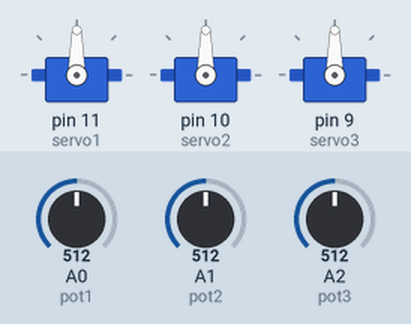
The sketch below on a simulated Arduino Uno, built with avr-gcc and run on an emulated ATmega328P. Parts: 3 × servo. The inputs (shaded band) are chosen by the test bench; at power-on: A0 (pot1) = 512, A1 (pot2) = 512, A2 (pot3) = 512.

Above: at 1.2 s.
1.3 s: A0 (pot1) set to 716
At 2.0 s:
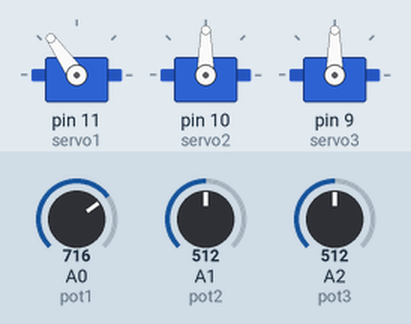
2.8 s: A1 (pot2) set to 716
At 3.1 s:
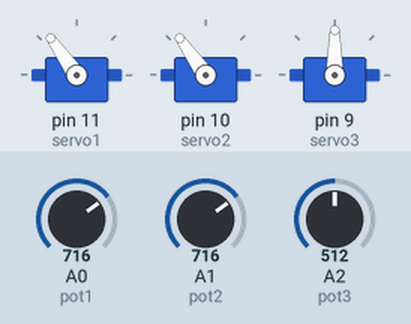
4.3 s: A2 (pot3) set to 716
At 4.7 s:
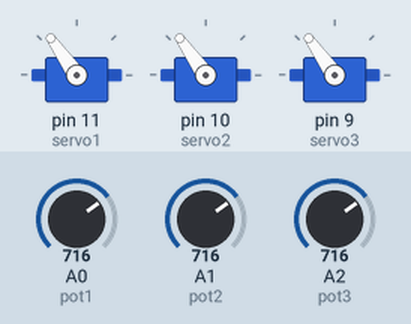
5.8 s: A0 (pot1) set to 900
At 6.9 s:
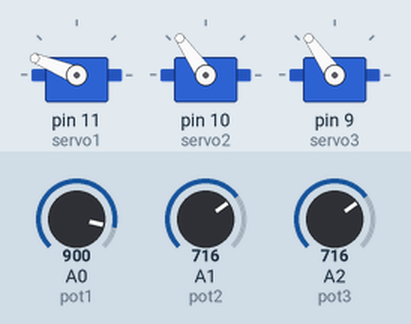
7.3 s: A1 (pot2) set to 900
At 7.9 s:
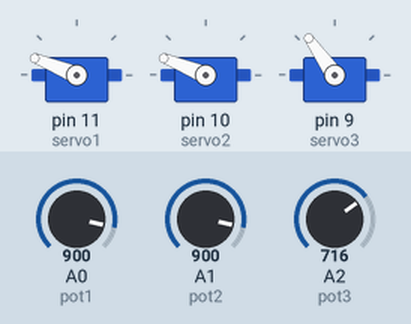
8.8 s: A2 (pot3) set to 900
At 10.1 s:
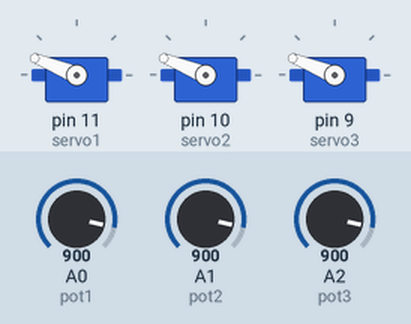
Timing chart, 0 to 11.3 s (numbered marks = the images above; inputs shaded):
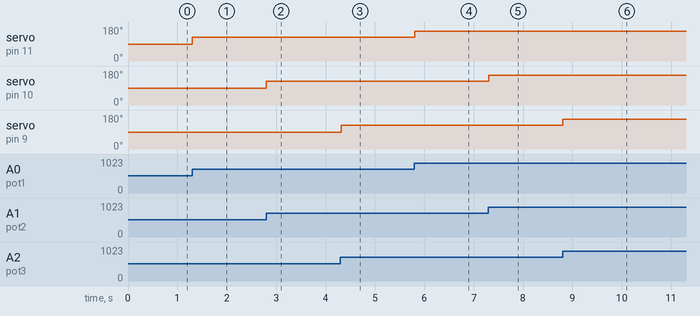

The sketch:

Robot-arm-based-on-arduino.ino
```cpp
#include <Servo.h>
Servo servo1;
Servo servo2;
Servo servo3;

int pot1 = A0;
int pot2 = A1;
int pot3 = A2;

int valPot1;
int valPot2;
int valpot3;

void setup()
{
  servo1.attach(11);
  servo2.attach(10);
  servo3.attach(9);
}

void loop()
{
  valPot1 = analogRead(pot1);
  valPot1 = map (valPot1, 0, 1023, 0, 180);
  servo1.write(valPot1);
  delay(5);

  valPot2 = analogRead(pot2);
  valPot2 = map (valPot2, 0, 1023, 0, 180);
  servo2.write(valPot2);
  delay(5);

  valpot3 = analogRead(pot3);
  valpot3 = map (valpot3, 0, 1023, 0, 180);
  servo3.write(valpot3);
  delay(5);
}
```

Measured:
- after the input at 1.3 s, servo on pin 11 (servo1): 90° → 125° at once
- after the input at 2.8 s, servo on pin 10 (servo2): 90° → 125° at once
- after the input at 4.3 s, servo on pin 9 (servo3): 90° → 125° at once
- after the input at 5.8 s, servo on pin 11 (servo1): 125° → 158° at once
- after the input at 7.3 s, servo on pin 10 (servo2): 125° → 158° at once
- after the input at 8.8 s, servo on pin 9 (servo3): 125° → 158° at once
